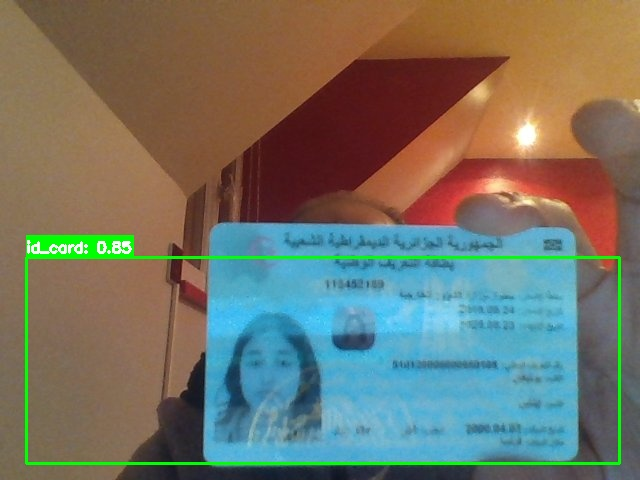
#> input picture logs/debug_1776111789723.jpg, 640 x 480 px
$ python -i security_analyzer.py   (imports and definitions only)   (older library calls are emulated)
#> lines starting #> are read from the running program, lines starting #| are printed output that depends on the picture; after the words box and inside, x2 and y2 are one past the last pixel; in counts of white or black regions, pixels touching at a corner belong together
#> further down, picture is the input picture: shape (480, 640, 3); mean B, G, R 102.4, 115.7, 114.7
### src/security_features/hologram_detector.py
"""Hologram detection for ID card security verification."""

import cv2
import numpy as np
from typing import Tuple, Optional, List, Dict
from dataclasses import dataclass
from enum import Enum
import logging

logging.basicConfig(level=logging.INFO)
logger = logging.getLogger(__name__)


class HologramType(Enum):
    """Types of hologram patterns."""
    UNKNOWN = "unknown"
    DOT_MATRIX = "dot_matrix"
    TRUE_COLOR = "true_color"
    KINEGRAM = "kinegram"
    GUOCHES = "guoches"


@dataclass
class HologramRegion:
    """Detected hologram region."""
    bbox: Tuple[int, int, int, int]
    confidence: float
    pattern_type: HologramType
    color_variance: float
    iridescence_score: float


class HologramDetector:
    """
    Detector for holographic security features on ID cards.

    Holograms on ID cards typically exhibit:
    - High color variance (rainbow effect)
    - Iridescence (color changes with angle)
    - Specific geometric patterns
    - High frequency texture

    This detector uses image analysis to identify potential hologram regions.
    """

    def __init__(
        self,
        min_region_size: int = 50,
        color_variance_threshold: float = 30.0,
        iridescence_threshold: float = 0.3,
    ):
        """
        Initialize hologram detector.

        Args:
            min_region_size: Minimum hologram region size in pixels
            color_variance_threshold: Minimum color variance for hologram
            iridescence_threshold: Minimum iridescence score
        """
        self.min_region_size = min_region_size
        self.color_variance_threshold = color_variance_threshold
        self.iridescence_threshold = iridescence_threshold

    def detect(
        self,
        image: np.ndarray,
        roi: Optional[Tuple[int, int, int, int]] = None
    ) -> List[HologramRegion]:
        """
        Detect hologram regions in image.

        Args:
            image: Input image
            roi: Region of interest (x1, y1, x2, y2)

        Returns:
            List of detected hologram regions
        """
        # Extract ROI if specified
        if roi is not None:
            x1, y1, x2, y2 = roi
            img = image[y1:y2, x1:x2]
            offset_x, offset_y = x1, y1
        else:
            img = image
            offset_x, offset_y = 0, 0

        # Convert to HSV for color analysis
        hsv = cv2.cvtColor(img, cv2.COLOR_BGR2HSV)
#> hsv: shape (480, 640, 3); mean H, S, V 52, 130.1, 150.7
        h, s, v = cv2.split(hsv)
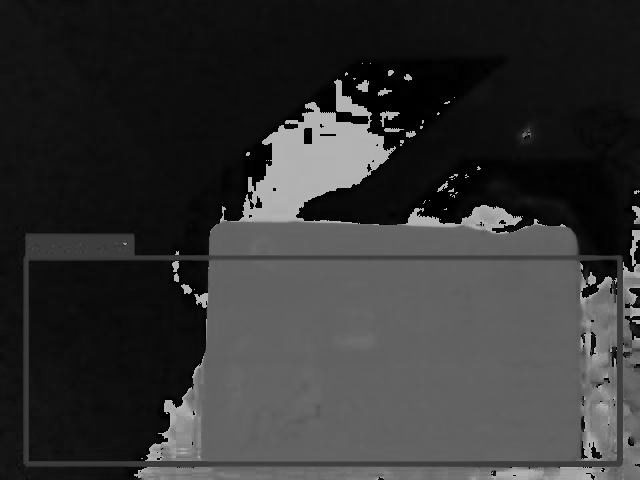
#> h: shape (480, 640); min 0, max 179, mean 52
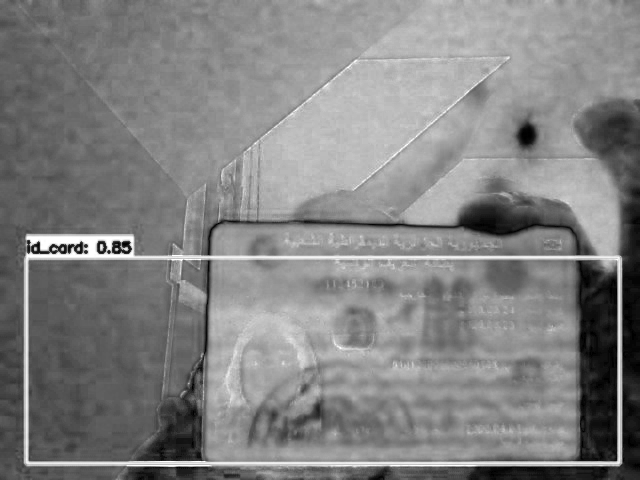
#> s: shape (480, 640); min 0, max 255, mean 130.1
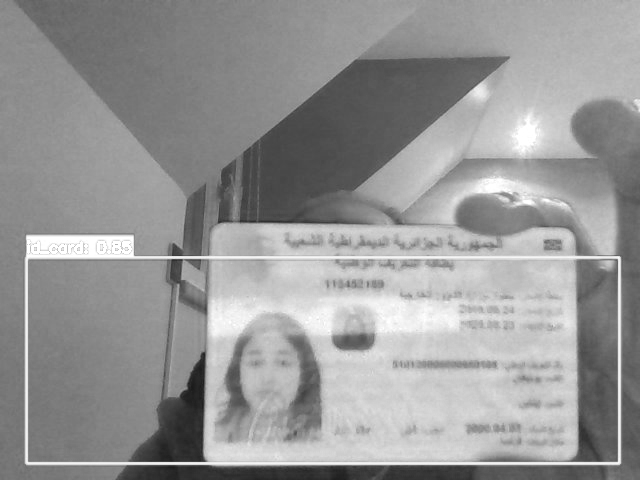
#> v: shape (480, 640); min 26, max 255, mean 150.7

        # Detect high saturation regions (holograms are colorful)
        saturation_mask = s > 80
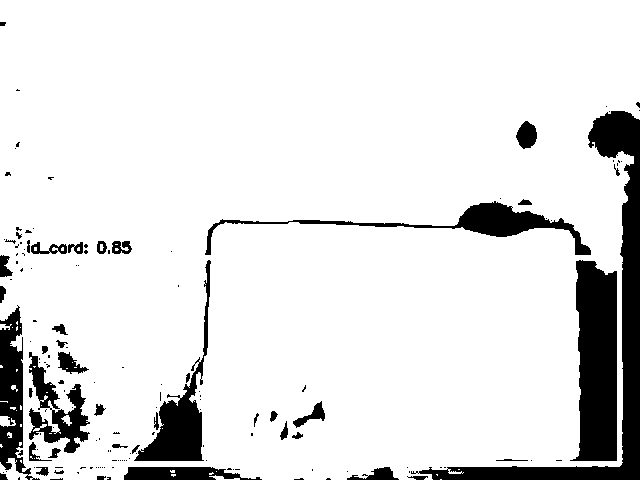
#> saturation_mask: shape (480, 640) bool; 88.7% white; 153 black regions (109 under 20 px), largest, box (x1, y1, x2, y2) and area: (411, 111, 640, 480) 9881, (570, 260, 617, 461) 7470, (134, 260, 211, 461) 3520

        # Detect high value regions (holograms are reflective)
        value_mask = v > 100
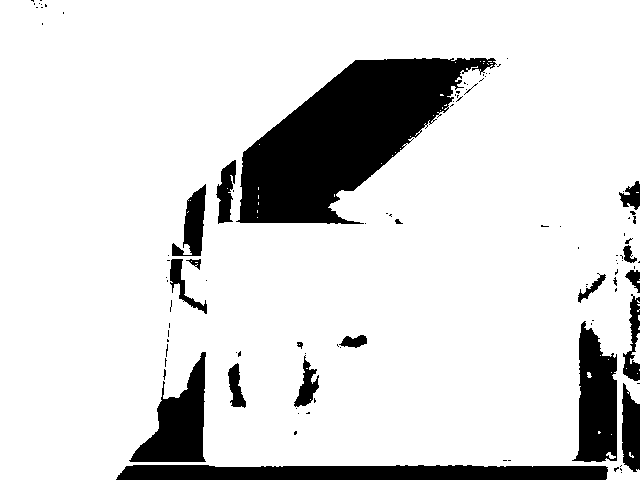
#> value_mask: shape (480, 640) bool; 85.6% white; 102 black regions (82 under 20 px), largest, box (x1, y1, x2, y2) and area: (236, 58, 497, 224) 21669, (116, 465, 608, 480) 6852, (572, 321, 617, 462) 4435

        # Combine masks
        hologram_mask = saturation_mask & value_mask
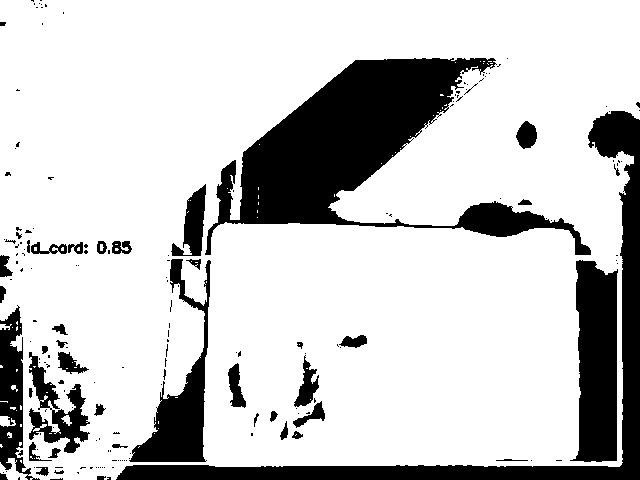
#> hologram_mask: shape (480, 640) bool; 79.1% white; 183 black regions (139 under 20 px), largest, box (x1, y1, x2, y2) and area: (205, 58, 591, 255) 25541, (116, 111, 640, 480) 14542, (570, 260, 618, 462) 7545

        # Morphological operations to clean up
        kernel = cv2.getStructuringElement(cv2.MORPH_ELLIPSE, (5, 5))
        hologram_mask = cv2.morphologyEx(hologram_mask.astype(np.uint8), cv2.MORPH_CLOSE, kernel)
#> hologram_mask: shape (480, 640); values 0 (black) and 1 (white), 80.4% white; 45 black regions (5 under 20 px), largest, box (x1, y1, x2, y2) and area: (239, 58, 488, 225) 21395, (117, 111, 640, 480) 14475, (576, 260, 617, 462) 7517
        hologram_mask = cv2.morphologyEx(hologram_mask, cv2.MORPH_OPEN, kernel)
#> hologram_mask: shape (480, 640); values 0 (black) and 1 (white), 80.2% white; 37 black regions (5 under 20 px)
#> (the rest of the program and of its run is left out)
